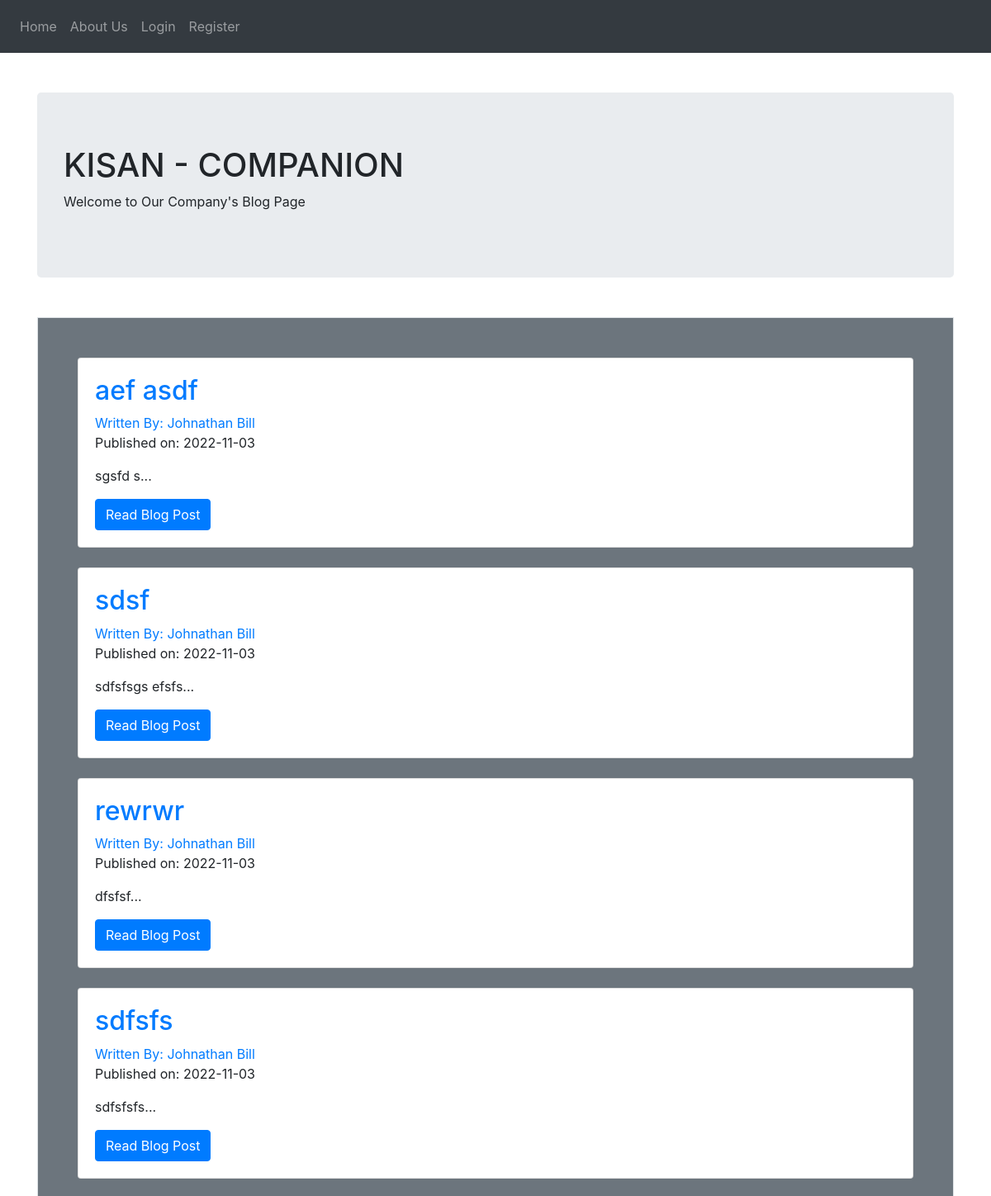
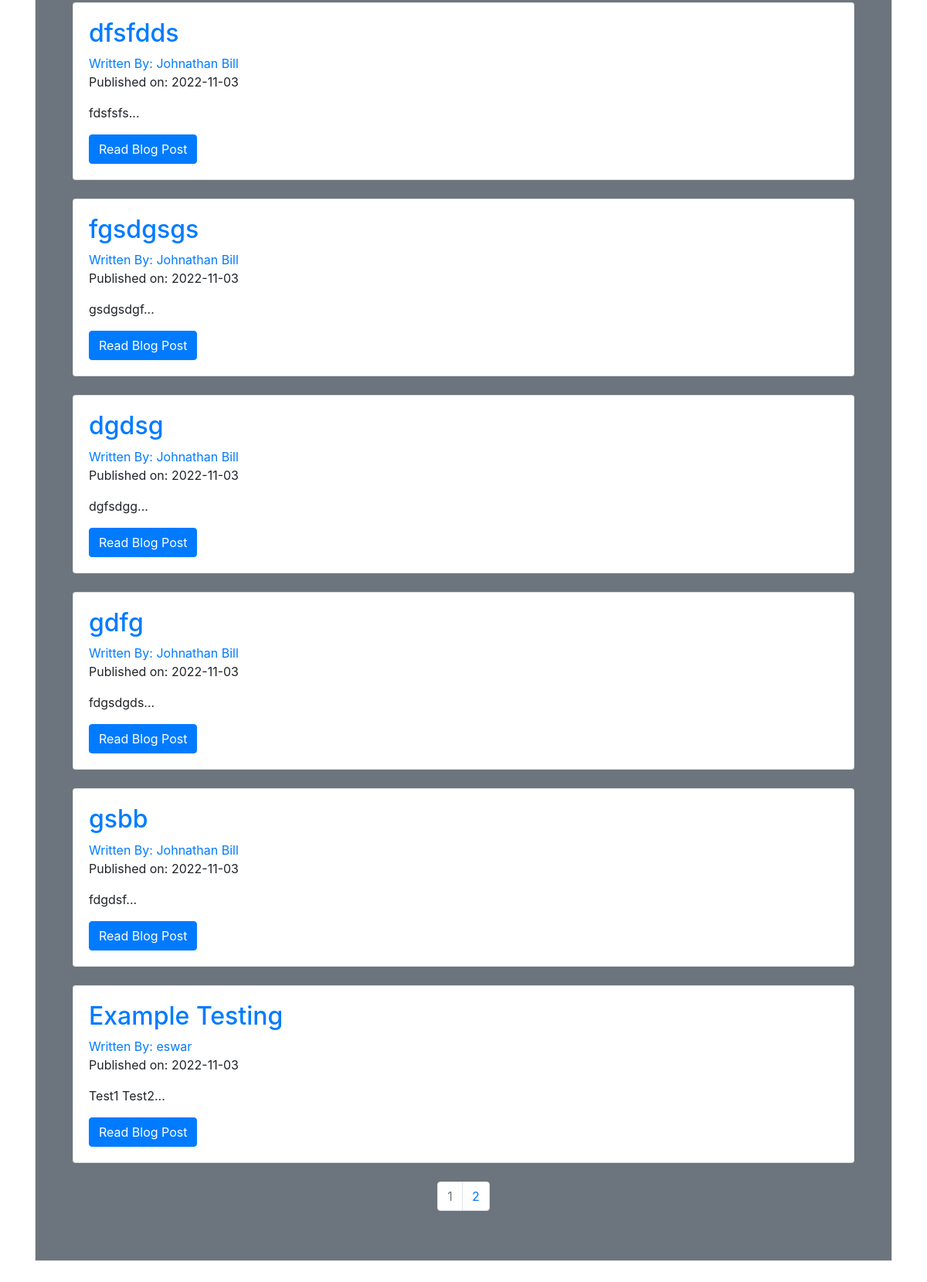
Before: / with the older database file (2 pictures, top to bottom).
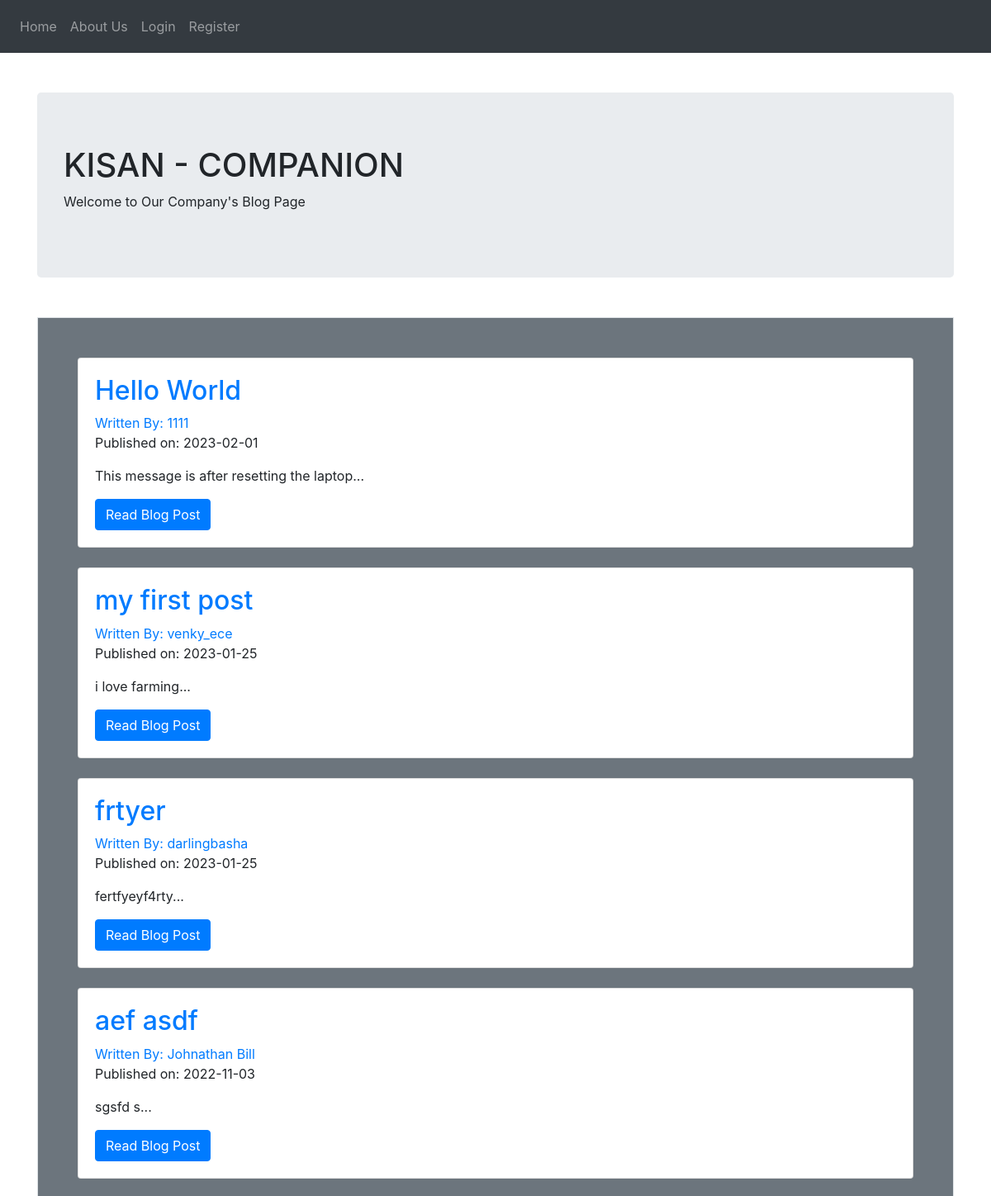
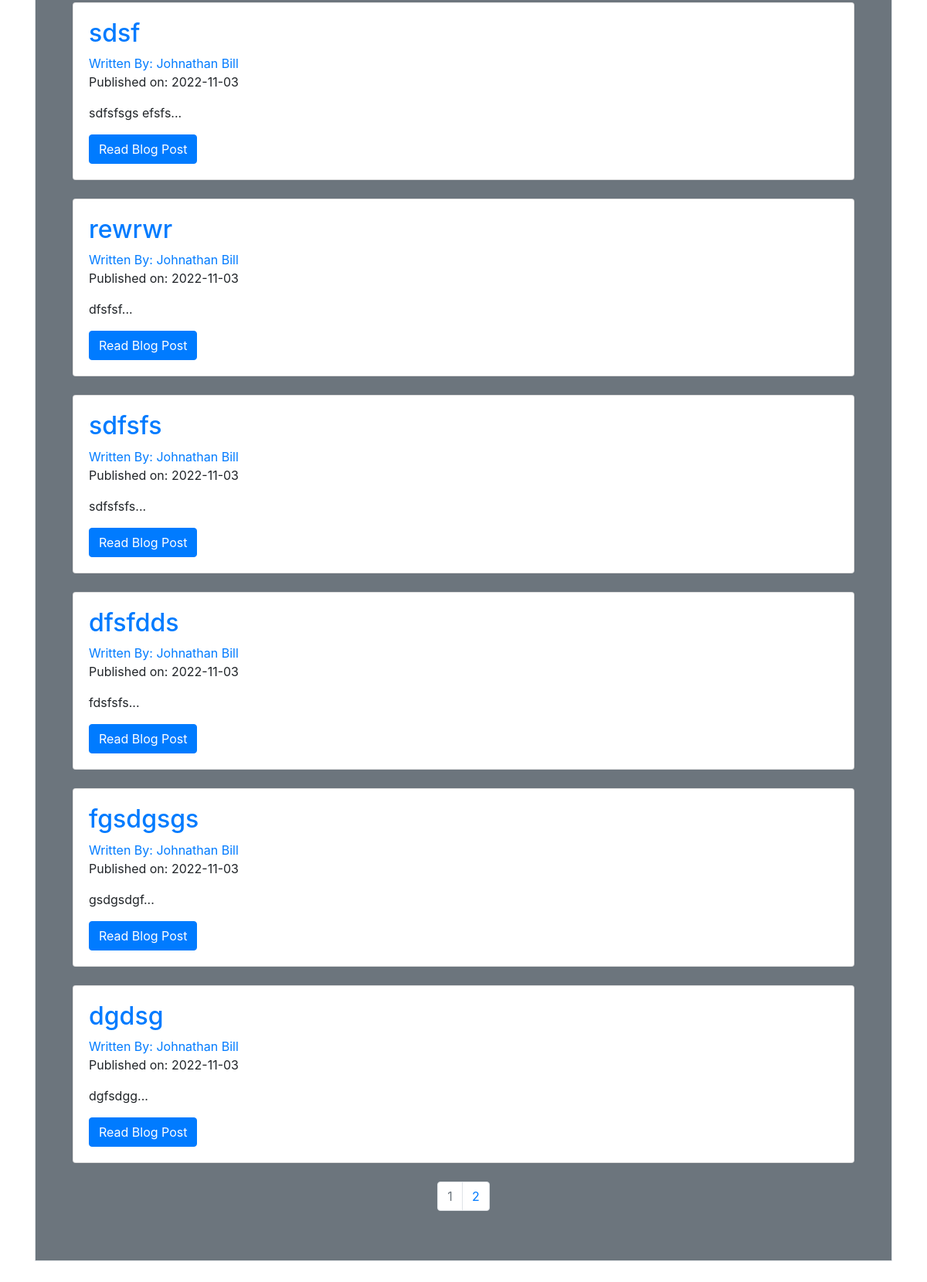
After: the same page with the newer database file (2 pictures, top to bottom).
### puppycompanyblog/models.py (models this page shows, shortened)
class BlogPost(db.Model):
    users = db.relationship(User)
    id = db.Column(db.Integer, primary_key=True)
    user_id = db.Column(db.Integer, db.ForeignKey('users.id'), nullable=False)
    date = db.Column(db.DateTime, nullable=False, default=datetime.utcnow)
    title = db.Column(db.String(140), nullable=False)
    text = db.Column(db.Text, nullable=False)

class User(db.Model, UserMixin):
    __tablename__ = 'users'
    id = db.Column(db.Integer, primary_key = True)
    profile_image = db.Column(db.String(20), nullable=False, default='default_profile.png')
    email = db.Column(db.String(64), unique=True, index=True)
    username = db.Column(db.String(64), unique=True, index=True)
    password_hash = db.Column(db.String(128))
    posts = db.relationship('BlogPost', backref='author', lazy=True)

### puppycompanyblog/core/views.py (the view)
@core.route('/')
def index():
    page = request.args.get('page', 1, type=int)
    blog_posts = BlogPost.query.order_by(BlogPost.date.desc()).paginate(page=page, per_page=10)
    return render_template('index.html',blog_posts=blog_posts)

### puppycompanyblog/templates/index.html (shortened to what this page needs)
{% extends "base.html" %}
{% block content %}
<br><br>
<div class="jumbotron">
  <h1>KISAN - COMPANION</h1>
  <p>Welcome to Our Company's Blog Page</p>
</div>
<div class="container p-5 my-5 border bg-secondary">
  {% for post in blog_posts.items %}
  <div class="card">
    <div class="card-body">
      <h2><a class="card-title" href="  {{ url_for('blog_posts.blog_post', blog_post_id=post.id) }}">{{ post.title
          }}</a></h2>
      <a href="{{ url_for('users.user_posts', username=post.author.username) }}">Written By: {{ post.author.username
        }}</a>
      <p>Published on: {{ post.date.strftime('%Y-%m-%d') }}</p>
      <p class="card-text">{{ post.text[:100] }}...</p>
      <a href="{{ url_for('blog_posts.blog_post', blog_post_id=post.id) }}" class="btn btn-primary">Read Blog Post</a>
    </div>
  </div>
  <br>
  {% endfor %}
  <nav aria-label="Page navigation example">
    <ul class="pagination justify-content-center">
      {% for page_num in blog_posts.iter_pages(left_edge=1, right_edge=1, left_current=1, right_current=2) %}
      {% if blog_posts.page == page_num %}
      <li class="page-item disabled">
        <a class="page-link" href="{{ url_for('core.index', page=page_num) }}">{{ page_num }}</a>
      </li>
      {% else %}
      <li class="page-item"><a class="page-link" href="{{ url_for('core.index', page=page_num) }}">{{ page_num }}</a>
      </li>
      {% endif %}
      {% endfor %}
  </nav>
  {% endblock %}

### puppycompanyblog/templates/base.html (shortened to what this page needs)
<!DOCTYPE html>
<html>
<head>
  <link rel="stylesheet" href="https://maxcdn.bootstrapcdn.com/bootstrap/4.0.0/css/bootstrap.min.css"
>
</head>
<body>
  <nav class="navbar navbar-expand-lg navbar-dark bg-dark">
    <div class="collapse navbar-collapse" id="navbar">
      <br><br>
      <div class="navbar-nav">
        <a class="nav-item nav-link" id="home" href="{{ url_for('core.index') }}">Home</a>
        <a class="nav-item nav-link" id="about us" href="{{ url_for('core.info') }}">About Us</a>
        {% if current_user.is_authenticated %}
        <a class="nav-item nav-link" id="logout" href="{{ url_for('users.logout') }}">Log out</a>
        <a class="nav-item nav-link" id="account" href="{{ url_for('users.account') }}">Account</a>
        <a class="nav-item nav-link" id="create-post" href="{{ url_for('blog_posts.create_post') }}">Create Post</a>
        {% else %}
        <a class="nav-item nav-link" id="login" href="{{ url_for('users.login') }}">Login</a>
        <a class="nav-item nav-link" id="signUp" href="{{ url_for('users.register') }}">Register</a>
        {% endif %}
      </div>
    </div>
  </nav>
  <div class="container">
    {% block content %}
    {% endblock %}
  </div>
</body>
</html>

Changed rows visible on the page:
no longer on this page (row unchanged): BlogPost: title "gdfg", author.username "Johnathan Bill", date "2022-11-03", text "fdgsdgds"
no longer on this page (row unchanged): BlogPost: title "gsbb", author.username "Johnathan Bill", date "2022-11-03", text "fdgdsf"
no longer on this page (row unchanged): BlogPost: title "Example Testing", author.username "eswar", date "2022-11-03", text "Test1 Test2"
added BlogPost: title "Hello World", author.username "1111", date "2023-02-01", text "This message is after resetting the laptop"
added BlogPost: title "my first post", author.username "venky_ece", date "2023-01-25", text "i love farming"
added BlogPost: title "frtyer", author.username "darlingbasha", date "2023-01-25", text "fertfyeyf4rty"
